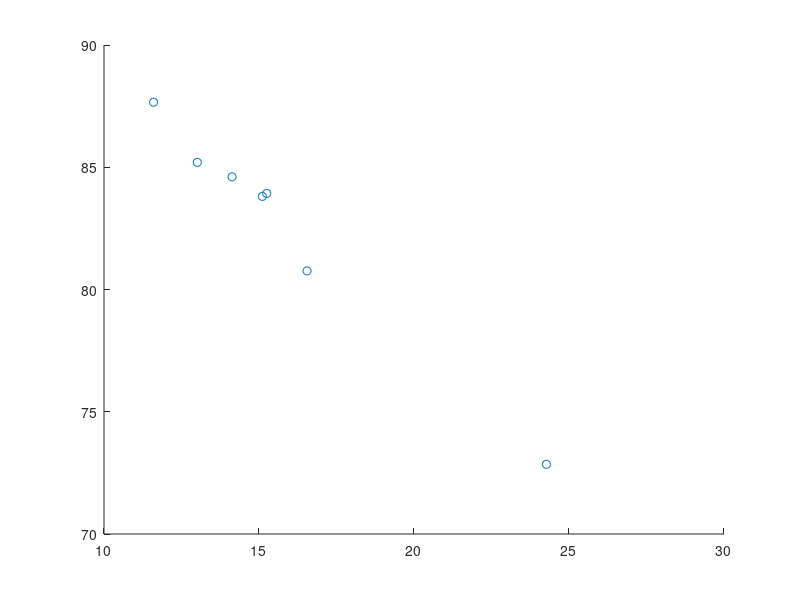

MATLAB code to generate this figure: (Note: this script raises an error after producing the figure.)
% 2017 Sprint EE 380
% Project 2
% Aaron Turner
% #011502541

% Final Code, In class example. Linear Correlation

%
% Water (g) | 83.93 | 80.76 | 87.66 | 85.20 | 72.85 | 84.61 | 83.81
% Carbs (g) | 15.25 | 16.55 | 11.60 | 13.01 | 24.27 | 14.13 | 15.11

function classexamplefinalcode
     % water matrix
    w = [83.93 80.76 87.66 85.20 72.85 84.61 83.81];
    
    % Carbs matrix
    c = [15.25 16.55 11.60 13.01 24.27 14.13 15.11]
    
    % Use corr2
    % Can't use coff2, as the professor didnt know. Squaring manually
    % csquare = c.*c
    % wsquare = w.*w
    % wc = w.*c
    % The numerator of r, 7 is the number of items
    % n = 7*sum(wc) - sum(w)*sum(c)
    % d = sqrt((7*sum(csquare) - sum(c)^2)(7*sum(wsquare) - sum(w)^2));
    
    % Actually, can use corr2.
    r = corr2(c, w)
    
    tv = r * sqrt((7 - 2) / (1 - r^2))
    
    % Plot our matricies
    scatter(c,w)
    
    % Plot our regression
    plotregression(c,w)
    
end

